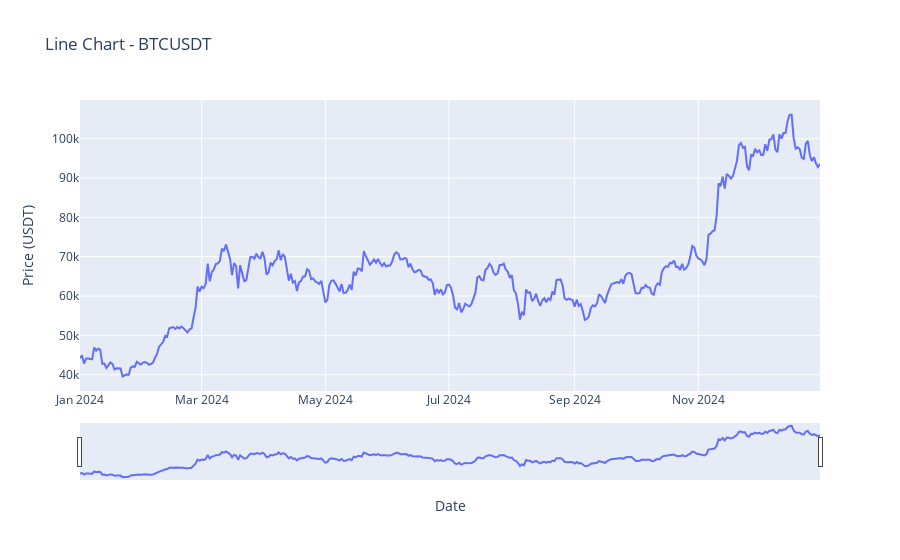

Notebook source saved alongside this figure:
### Code cell
fig = go.Figure()
fig.add_trace(go.Scatter(x=df.index, y=df['Close'], mode='lines', name='Close Price'))
fig.update_layout(
    title='Line Chart - BTCUSDT',
    xaxis_title='Date',
    yaxis_title='Price (USDT)',
    xaxis_rangeslider_visible=True
)
fig.show()

### Figure 1 — Plotly figure (JSON) as saved in the notebook; plotly's stock layout.template omitted (floating-point values rounded to 4 significant figures; data arrays with more than 128 entries replaced by an {"elided": "..."} marker saying what was removed)
{"data": [{"mode": "lines", "name": "Close Price", "type": "scatter", "x": {"elided": "366 str values"}, "y": {"elided": "366 float values"}}], "layout": {"title": {"text": "Line Chart - BTCUSDT"}, "xaxis": {"rangeslider": {"visible": true}, "title": {"text": "Date"}}, "yaxis": {"title": {"text": "Price (USDT)"}}}}
